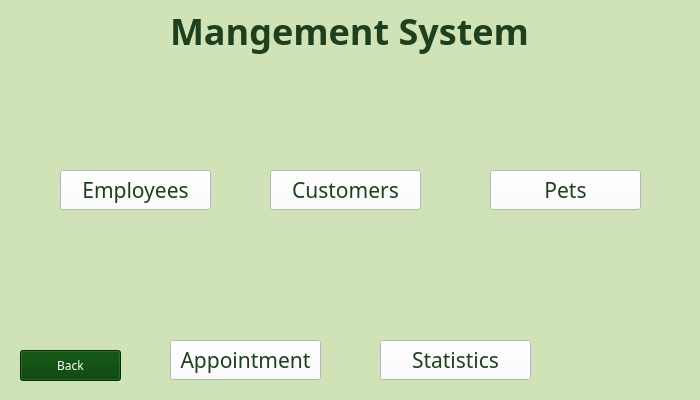
<?xml version="1.0" encoding="UTF-8"?>
<ui version="4.0">
 <class>MainWindow</class>
 <widget class="QMainWindow" name="MainWindow">
  <property name="geometry">
   <rect>
    <x>0</x>
    <y>0</y>
    <width>700</width>
    <height>400</height>
   </rect>
  </property>
  <property name="maximumSize">
   <size>
    <width>700</width>
    <height>400</height>
   </size>
  </property>
  <property name="windowTitle">
   <string>MainWindow</string>
  </property>
  <property name="autoFillBackground">
   <bool>false</bool>
  </property>
  <property name="styleSheet">
   <string notr="true">background-color: rgb(207, 227, 182);</string>
  </property>
  <widget class="QWidget" name="centralwidget">
   <property name="styleSheet">
    <string notr="true">background-color: rgb(207, 227, 182);</string>
   </property>
   <widget class="QPushButton" name="pushButtonBack">
    <property name="geometry">
     <rect>
      <x>20</x>
      <y>350</y>
      <width>101</width>
      <height>31</height>
     </rect>
    </property>
    <property name="font">
     <font>
      <family>Berlin Sans FB</family>
     </font>
    </property>
    <property name="cursor">
     <cursorShape>PointingHandCursor</cursorShape>
    </property>
    <property name="styleSheet">
     <string notr="true">color: rgb(255, 255, 255);
background-color: rgb(0, 61, 0);</string>
    </property>
    <property name="text">
     <string>Back</string>
    </property>
   </widget>
   <widget class="QLabel" name="label_6">
    <property name="geometry">
     <rect>
      <x>490</x>
      <y>60</y>
      <width>150</width>
      <height>100</height>
     </rect>
    </property>
    <property name="maximumSize">
     <size>
      <width>150</width>
      <height>100</height>
     </size>
    </property>
    <property name="font">
     <font>
      <family>Noto Sans SC</family>
     </font>
    </property>
    <property name="text">
     <string/>
    </property>
    <property name="textFormat">
     <enum>Qt::AutoText</enum>
    </property>
    <property name="pixmap">
     <pixmap>../../images/ic_pets.png</pixmap>
    </property>
    <property name="scaledContents">
     <bool>true</bool>
    </property>
   </widget>
   <widget class="QPushButton" name="pushButton_3">
    <property name="geometry">
     <rect>
      <x>490</x>
      <y>170</y>
      <width>151</width>
      <height>40</height>
     </rect>
    </property>
    <property name="maximumSize">
     <size>
      <width>16777215</width>
      <height>40</height>
     </size>
    </property>
    <property name="font">
     <font>
      <family>Berlin Sans FB</family>
      <pointsize>16</pointsize>
      <weight>50</weight>
      <italic>false</italic>
      <bold>false</bold>
     </font>
    </property>
    <property name="cursor">
     <cursorShape>PointingHandCursor</cursorShape>
    </property>
    <property name="styleSheet">
     <string notr="true">color: rgb(31, 64, 31);
background-color: rgb(255, 255, 255);
</string>
    </property>
    <property name="text">
     <string>Pets</string>
    </property>
   </widget>
   <widget class="QLabel" name="label_5">
    <property name="geometry">
     <rect>
      <x>270</x>
      <y>60</y>
      <width>150</width>
      <height>100</height>
     </rect>
    </property>
    <property name="maximumSize">
     <size>
      <width>150</width>
      <height>100</height>
     </size>
    </property>
    <property name="text">
     <string/>
    </property>
    <property name="pixmap">
     <pixmap>../../images/ic_customer.png</pixmap>
    </property>
    <property name="scaledContents">
     <bool>true</bool>
    </property>
   </widget>
   <widget class="QPushButton" name="pushButton_2">
    <property name="geometry">
     <rect>
      <x>270</x>
      <y>170</y>
      <width>151</width>
      <height>40</height>
     </rect>
    </property>
    <property name="maximumSize">
     <size>
      <width>16777215</width>
      <height>40</height>
     </size>
    </property>
    <property name="font">
     <font>
      <family>Berlin Sans FB</family>
      <pointsize>16</pointsize>
      <weight>50</weight>
      <italic>false</italic>
      <bold>false</bold>
     </font>
    </property>
    <property name="cursor">
     <cursorShape>PointingHandCursor</cursorShape>
    </property>
    <property name="styleSheet">
     <string notr="true">color: rgb(31, 64, 31);
background-color: rgb(255, 255, 255);</string>
    </property>
    <property name="text">
     <string>Customers</string>
    </property>
   </widget>
   <widget class="QLabel" name="label_4">
    <property name="geometry">
     <rect>
      <x>60</x>
      <y>60</y>
      <width>150</width>
      <height>100</height>
     </rect>
    </property>
    <property name="maximumSize">
     <size>
      <width>150</width>
      <height>100</height>
     </size>
    </property>
    <property name="text">
     <string/>
    </property>
    <property name="pixmap">
     <pixmap>../../images/ic_employee.png</pixmap>
    </property>
    <property name="scaledContents">
     <bool>true</bool>
    </property>
    <property name="alignment">
     <set>Qt::AlignCenter</set>
    </property>
   </widget>
   <widget class="QPushButton" name="pushButtonEmployees">
    <property name="geometry">
     <rect>
      <x>60</x>
      <y>170</y>
      <width>151</width>
      <height>40</height>
     </rect>
    </property>
    <property name="maximumSize">
     <size>
      <width>16777215</width>
      <height>45</height>
     </size>
    </property>
    <property name="font">
     <font>
      <family>Berlin Sans FB</family>
      <pointsize>16</pointsize>
      <weight>50</weight>
      <italic>false</italic>
      <bold>false</bold>
     </font>
    </property>
    <property name="cursor">
     <cursorShape>PointingHandCursor</cursorShape>
    </property>
    <property name="styleSheet">
     <string notr="true">background-color: rgb(255, 255, 255);
color: rgb(31, 64, 31);</string>
    </property>
    <property name="text">
     <string>Employees</string>
    </property>
   </widget>
   <widget class="QLabel" name="label">
    <property name="geometry">
     <rect>
      <x>10</x>
      <y>0</y>
      <width>679</width>
      <height>61</height>
     </rect>
    </property>
    <property name="font">
     <font>
      <family>Kristen ITC</family>
      <pointsize>27</pointsize>
      <weight>75</weight>
      <bold>true</bold>
     </font>
    </property>
    <property name="styleSheet">
     <string notr="true">color: rgb(31, 64, 31);</string>
    </property>
    <property name="text">
     <string>Mangement System</string>
    </property>
    <property name="alignment">
     <set>Qt::AlignCenter</set>
    </property>
   </widget>
   <widget class="QLabel" name="label_7">
    <property name="geometry">
     <rect>
      <x>170</x>
      <y>230</y>
      <width>150</width>
      <height>100</height>
     </rect>
    </property>
    <property name="maximumSize">
     <size>
      <width>150</width>
      <height>100</height>
     </size>
    </property>
    <property name="text">
     <string/>
    </property>
    <property name="pixmap">
     <pixmap>../../images/ic_appointment.png</pixmap>
    </property>
    <property name="scaledContents">
     <bool>true</bool>
    </property>
    <property name="alignment">
     <set>Qt::AlignCenter</set>
    </property>
   </widget>
   <widget class="QPushButton" name="pushButtonAppointment">
    <property name="geometry">
     <rect>
      <x>170</x>
      <y>340</y>
      <width>151</width>
      <height>40</height>
     </rect>
    </property>
    <property name="maximumSize">
     <size>
      <width>16777215</width>
      <height>40</height>
     </size>
    </property>
    <property name="font">
     <font>
      <family>Berlin Sans FB</family>
      <pointsize>16</pointsize>
      <weight>50</weight>
      <italic>false</italic>
      <bold>false</bold>
     </font>
    </property>
    <property name="cursor">
     <cursorShape>PointingHandCursor</cursorShape>
    </property>
    <property name="styleSheet">
     <string notr="true">color: rgb(31, 64, 31);
background-color: rgb(255, 255, 255);
</string>
    </property>
    <property name="text">
     <string>Appointment</string>
    </property>
   </widget>
   <widget class="QLabel" name="label_9">
    <property name="geometry">
     <rect>
      <x>380</x>
      <y>230</y>
      <width>150</width>
      <height>100</height>
     </rect>
    </property>
    <property name="maximumSize">
     <size>
      <width>150</width>
      <height>100</height>
     </size>
    </property>
    <property name="text">
     <string/>
    </property>
    <property name="pixmap">
     <pixmap>../../images/ic_statistic.png</pixmap>
    </property>
    <property name="scaledContents">
     <bool>true</bool>
    </property>
   </widget>
   <widget class="QPushButton" name="pushButtonStats">
    <property name="geometry">
     <rect>
      <x>380</x>
      <y>340</y>
      <width>151</width>
      <height>40</height>
     </rect>
    </property>
    <property name="maximumSize">
     <size>
      <width>16777215</width>
      <height>40</height>
     </size>
    </property>
    <property name="font">
     <font>
      <family>Berlin Sans FB</family>
      <pointsize>16</pointsize>
      <weight>50</weight>
      <italic>false</italic>
      <bold>false</bold>
     </font>
    </property>
    <property name="cursor">
     <cursorShape>PointingHandCursor</cursorShape>
    </property>
    <property name="styleSheet">
     <string notr="true">color: rgb(31, 64, 31);
background-color: rgb(255, 255, 255);
</string>
    </property>
    <property name="text">
     <string>Statistics</string>
    </property>
   </widget>
  </widget>
 </widget>
 <resources/>
 <connections/>
</ui>
